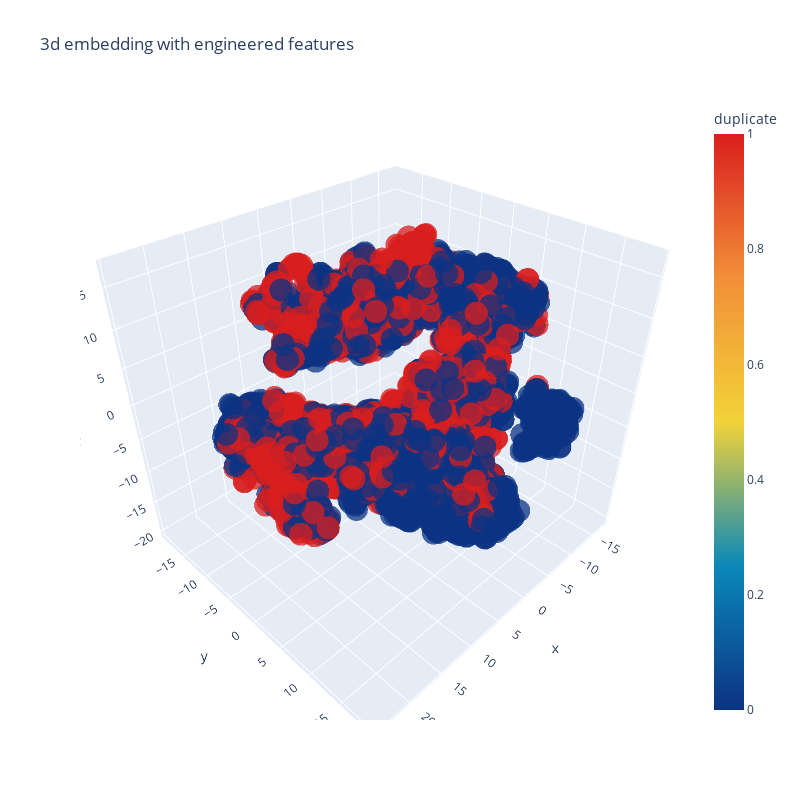

The code cell stored with this chart in its notebook:
### Code cell
trace1 = go.Scatter3d(
    x=tsne3d[:,0],
    y=tsne3d[:,1],
    z=tsne3d[:,2],
    mode='markers',
    marker=dict(
        sizemode='diameter',
        color = y,
        colorscale = 'Portland',
        colorbar = dict(title = 'duplicate'),
        line=dict(color='rgb(255, 255, 255)'),
        opacity=0.75
    )
)

data=[trace1]
layout=dict(height=800, width=800, title='3d embedding with engineered features')
fig=dict(data=data, layout=layout)
py.iplot(fig, filename='3DBubble')

### Figure 1 — Plotly figure (JSON) as saved in the notebook; plotly's stock layout.template omitted (floating-point values rounded to 4 significant figures; data arrays with more than 128 entries replaced by an {"elided": "..."} marker saying what was removed)
{"data": [{"marker": {"color": {"elided": "5000 int values"}, "colorbar": {"title": {"text": "duplicate"}}, "colorscale": [[0, "rgb(12,51,131)"], [0.25, "rgb(10,136,186)"], [0.5, "rgb(242,211,56)"], [0.75, "rgb(242,143,56)"], [1, "rgb(217,30,30)"]], "line": {"color": "rgb(255, 255, 255)"}, "opacity": 0.75, "sizemode": "diameter"}, "mode": "markers", "type": "scatter3d", "x": {"elided": "5000 float values"}, "y": {"elided": "5000 float values"}, "z": {"elided": "5000 float values"}}], "layout": {"height": 800, "title": {"text": "3d embedding with engineered features"}, "width": 800}}
